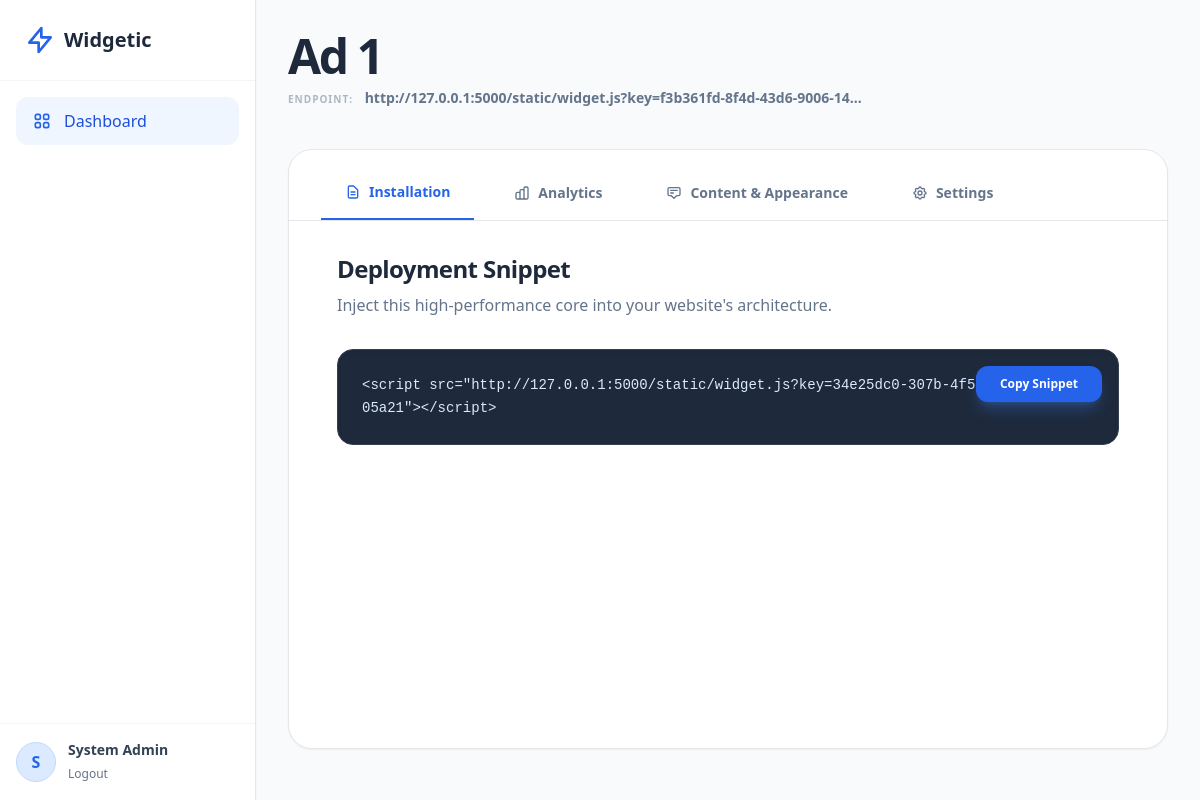
/widget/8e2669aa-615d-4f12-be5b-3c858de8c987/edit (signed in), run on the app's committed database.
### models.py (models this page shows)
class User(UserMixin, db.Model):
    id = db.Column(db.String(36), primary_key=True, default=lambda: str(uuid.uuid4()))
    email = db.Column(db.String(120), unique=True, nullable=False, index=True)
    password_hash = db.Column(db.String(128))
    name = db.Column(db.String(100))
    global_role = db.Column(db.Enum(GlobalRole), default=GlobalRole.USER)
    status = db.Column(db.Enum(UserStatus), default=UserStatus.ACTIVE)
    created_widgets = db.relationship('Widget', backref='creator', lazy=True, foreign_keys='Widget.created_by_id')
    created_at = db.Column(db.DateTime, default=datetime.utcnow)
    websites = db.relationship('WebsiteMember', backref='user', lazy=True)
    created_at = db.Column(db.DateTime, default=datetime.utcnow)
    updated_at = db.Column(db.DateTime, default=datetime.utcnow, onupdate=datetime.utcnow)

class Widget(db.Model):
    id = db.Column(db.String(36), primary_key=True, default=lambda: str(uuid.uuid4()))
    public_key = db.Column(db.String(36), unique=True, default=lambda: str(uuid.uuid4()), index=True)
    website_id = db.Column(db.String(36), db.ForeignKey('website.id'), nullable=False)
    name = db.Column(db.String(100), nullable=False)
    type = db.Column(db.Enum(WidgetType), default=WidgetType.NOTIFICATION)
    status = db.Column(db.Enum(WidgetStatus), default=WidgetStatus.DRAFT)
    position = db.Column(db.Enum(WidgetPosition), default=WidgetPosition.BOTTOM_RIGHT)
    content = db.Column(db.JSON, nullable=False)
    style = db.Column(db.JSON, nullable=True)
    views = db.Column(db.Integer, default=0)
    clicks = db.Column(db.Integer, default=0)
    dismissals = db.Column(db.Integer, default=0)
    created_by_id = db.Column(db.String(36), db.ForeignKey('user.id'), nullable=False)
    created_at = db.Column(db.DateTime, default=datetime.utcnow)
    updated_at = db.Column(db.DateTime, default=datetime.utcnow, onupdate=datetime.utcnow)

class Website(db.Model):
    id = db.Column(db.String(36), primary_key=True, default=lambda: str(uuid.uuid4()))
    public_key = db.Column(db.String(36), unique=True, default=lambda: str(uuid.uuid4()), index=True)
    name = db.Column(db.String(100), nullable=False)
    domain = db.Column(db.String(255)) # e.g., https://example.com
    created_at = db.Column(db.DateTime, default=datetime.utcnow)
    settings = db.Column(db.JSON, default={})
    max_widgets = db.Column(db.Integer, default=3)
    members = db.relationship('WebsiteMember', backref='website', lazy=True)
    widgets = db.relationship('Widget', backref='website', lazy=True)

### app.py (the view, shortened to what this page needs)
@app.route('/widget/<widget_id>/edit', methods=['GET', 'POST'])
@login_required
def edit_widget(widget_id):
    widget = Widget.query.get_or_404(widget_id)
    if widget.created_by_id != current_user.id and current_user.global_role != GlobalRole.SUPERADMIN:
        flash("Unauthorized")
        return redirect(url_for('dashboard'))
    return render_template('dashboard/edit_widget.html', widget=widget, WidgetType=WidgetType, WidgetPosition=WidgetPosition)

### app.py (called while the page is built)
@login_manager.user_loader
def load_user(user_id):
    return User.query.get(user_id)

### templates/dashboard/edit_widget.html (shortened to what this page needs)
{% extends "base.html" %}
{% block content %}
<div class="max-w-6xl mx-auto">
    <div class="mb-10">
        <h1 class="text-5xl font-bold text-slate-800 tracking-tighter">{{ widget.name }}</h1>
        <a href="#" class="text-sm text-slate-500 hover:text-blue-600 font-bold block mt-2 truncate max-w-xl">
             <span class="opacity-50 uppercase tracking-widest text-[10px] mr-2">Endpoint:</span>
             http://127.0.0.1:5000/static/widget.js?key={{ widget.public_key }}
        </a>
    </div>
    <div class="bg-white rounded-3xl border border-gray-200 shadow-sm overflow-hidden min-h-[600px] flex flex-col">
        <div class="border-b border-gray-200 flex px-8 pt-4 gap-4">
            <button onclick="switchTab('installation')" id="tab-installation" class="tab-btn px-6 py-4 text-sm font-bold text-blue-600 border-b-2 border-blue-600 focus:outline-none transition-all hover:text-blue-700">
                <span class="flex items-center gap-2">
                    <svg class="w-4 h-4" fill="none" stroke="currentColor" viewBox="0 0 24 24"><path stroke-linecap="round" stroke-linejoin="round" stroke-width="2" d="M9 12h6m-6 4h6m2 5H7a2 2 0 01-2-2V5a2 2 0 012-2h5.586a1 1 0 01.707.293l5.414 5.414a1 1 0 01.293.707V19a2 2 0 01-2 2z"></path></svg>
                    Installation
                </span>
            </button>
            <button onclick="switchTab('analytics')" id="tab-analytics" class="tab-btn px-6 py-4 text-sm font-bold text-slate-500 hover:text-slate-800 focus:outline-none transition-all">
                <span class="flex items-center gap-2">
                    Analytics
                </span>
            </button>
            <button onclick="switchTab('content')" id="tab-content" class="tab-btn px-6 py-4 text-sm font-bold text-slate-500 hover:text-slate-800 focus:outline-none transition-all">
                 <span class="flex items-center gap-2">
                    <svg class="w-4 h-4" fill="none" stroke="currentColor" viewBox="0 0 24 24"><path stroke-linecap="round" stroke-linejoin="round" stroke-width="2" d="M7 8h10M7 12h4m1 8l-4-4H5a2 2 0 01-2-2V6a2 2 0 012-2h14a2 2 0 012 2v8a2 2 0 01-2 2h-3l-4 4z"></path></svg>
                    Content & Appearance
                </span>
            </button>
             <button onclick="switchTab('settings')" id="tab-settings" class="tab-btn px-6 py-4 text-sm font-bold text-slate-500 hover:text-slate-800 focus:outline-none transition-all">
                <span class="flex items-center gap-2">
                    Settings
                </span>
            </button>
        </div>
        <div class="p-8 flex-1">
            <div id="content-installation" class="tab-content px-4">
                <h2 class="text-2xl font-bold text-slate-800 mb-2 tracking-tight tracking-tight">Deployment Snippet</h2>
                <p class="text-slate-500 mb-8 max-w-2xl font-medium">Inject this high-performance core into your website's architecture.</p>
                <div class="bg-slate-800 rounded-2xl p-6 border border-gray-700 group relative max-w-4xl shadow-inner">
                    <pre class="text-blue-100 font-mono text-sm break-all whitespace-pre-wrap leading-relaxed">&lt;script src="http://127.0.0.1:5000/static/widget.js?key={{ widget.website.public_key }}"&gt;&lt;/script&gt;</pre>
                    <button onclick="copyToClipboard('{{ widget.website.public_key }}')" class="absolute top-4 right-4 bg-blue-600 hover:bg-blue-500 text-white text-xs px-6 py-2.5 rounded-xl transition-all font-bold shadow-lg shadow-blue-500/30">
                        Copy Snippet
                    </button>
                </div>
            </div>
        </div>
    </div>
</div>
{% endblock %}

### templates/base.html (shortened to what this page needs)
<!DOCTYPE html>
<html lang="en">
<head>
    <script src="https://cdn.tailwindcss.com?plugins=forms,typography"></script>
</head>
<body class="bg-slate-50 text-slate-600 h-screen flex overflow-hidden">
    {% if current_user.is_authenticated %}
    <aside class="w-64 bg-white border-r border-gray-200 flex flex-col z-20 shadow-sm">
        <div class="p-6 border-b border-gray-100">
            <a href="{{ url_for('dashboard') }}" class="flex items-center gap-2 text-xl font-bold text-slate-800">
                <svg class="w-8 h-8 text-blue-600" width="32" height="32" fill="none" stroke="currentColor" viewBox="0 0 24 24">
                    <path stroke-linecap="round" stroke-linejoin="round" stroke-width="2" d="M13 10V3L4 14h7v7l9-11h-7z"></path>
                </svg>
                Widgetic
            </a>
        </div>
        <nav class="flex-grow p-4 space-y-1">
            <a href="{{ url_for('dashboard') }}" class="flex items-center gap-3 px-4 py-3 text-blue-700 bg-blue-50 rounded-xl hover:bg-blue-100 transition-all duration-200 group font-medium">
                <span>Dashboard</span>
            </a>
        </nav>
        <div class="p-4 border-t border-gray-100">
            <div class="flex items-center gap-3">
                <div class="w-10 h-10 rounded-full bg-blue-100 flex items-center justify-center text-blue-600 font-bold border border-blue-200">
                    {{ current_user.name[0].upper() }}
                </div>
                <div class="overflow-hidden">
                    <p class="text-sm font-bold text-slate-700 truncate">{{ current_user.name }}</p>
                    <a href="{{ url_for('logout') }}" class="text-xs text-slate-500 hover:text-blue-600 transition-colors">Logout</a>
                </div>
            </div>
        </div>
    </aside>
    {% endif %}
    <main class="flex-1 flex flex-col overflow-hidden relative {% if not current_user.is_authenticated %} w-full {% endif %}">
        <div class="flex-1 overflow-auto bg-slate-50 p-6 md:p-8">
            {% block content %}{% endblock %}
        </div>
    </main>
</body>
</html>

### data on the page
User: name "S", name "System Admin"
Widget: name "Ad 1", public_key "f3b361fd-8f4d-43d6-9006-14…"
Website: website.public_key "34e25dc0-307b-4f5b-bf7d-2dc300405a21"
